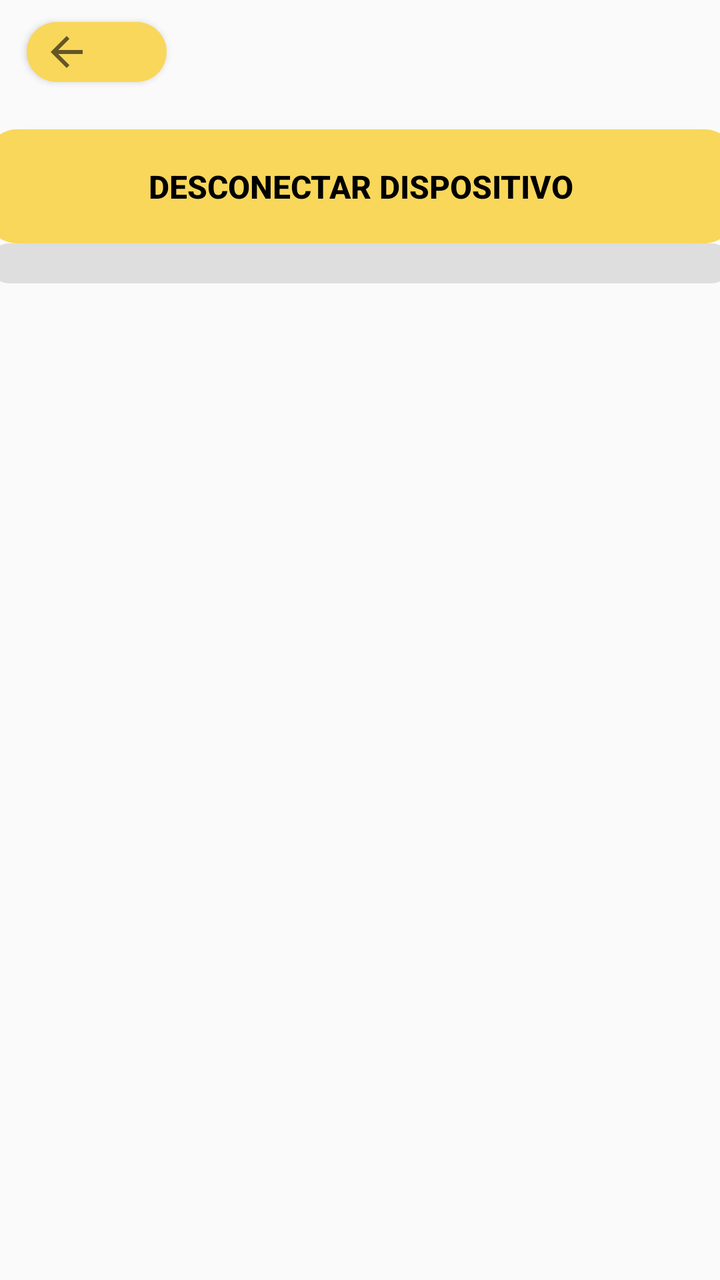
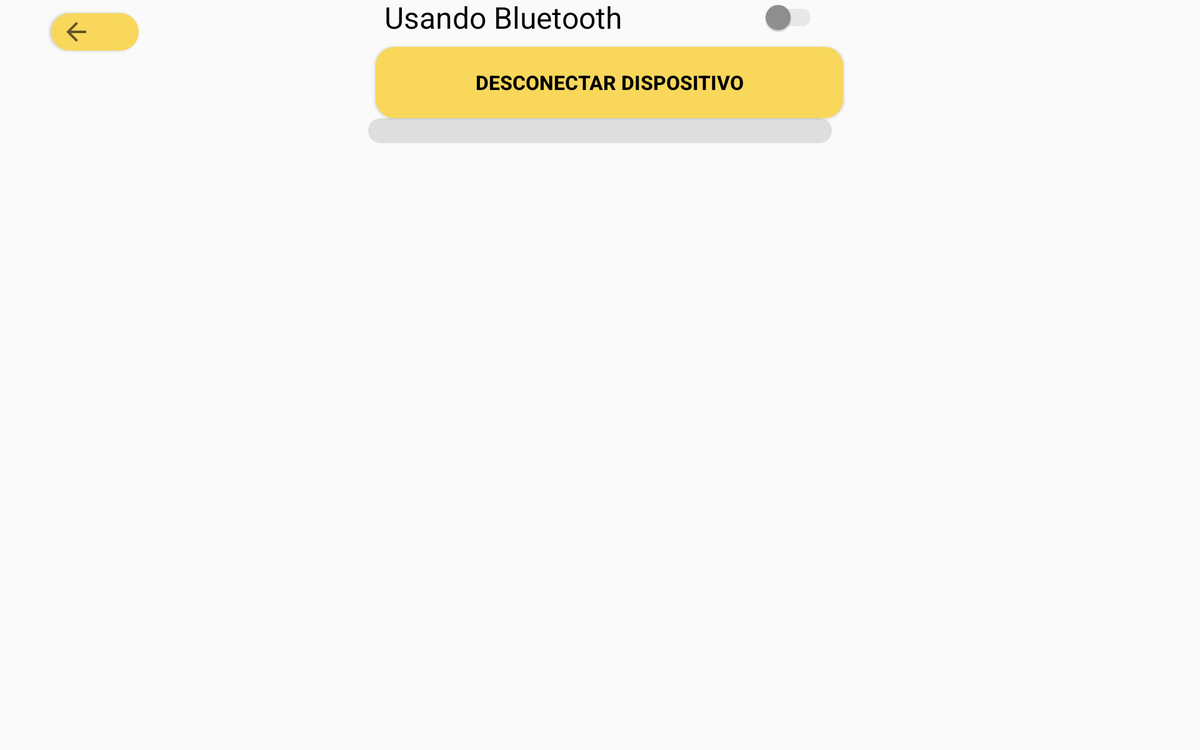

The same Android screen from two of the app's own layout files: first res/layout/ as a phone draws it, then the repository's variant for another configuration, drawn on a device whose configuration selects that folder. Both files follow.
<!-- AndroidManifest.xml: application theme Theme.Stelite_counter -->
<!-- res/layout/activity_bluetooth_screen.xml -->
<?xml version="1.0" encoding="utf-8"?>
<androidx.constraintlayout.widget.ConstraintLayout xmlns:android="http://schemas.android.com/apk/res/android"
    xmlns:app="http://schemas.android.com/apk/res-auto"
    xmlns:tools="http://schemas.android.com/tools"
    android:id="@+id/main"
    android:layout_width="match_parent"
    android:layout_height="match_parent"
    tools:context=".BluetoothScreen">


    <Button
        android:id="@+id/backButton"
        android:layout_width="70dp"
        android:layout_height="30dp"
        android:background="@drawable/back_background"
        android:drawableLeft="?attr/actionModeCloseDrawable"
        android:drawablePadding="4dp"
        android:gravity="center"
        android:padding="8dp"
        android:text=""
        app:layout_constraintBottom_toBottomOf="parent"
        app:layout_constraintEnd_toEndOf="parent"
        app:layout_constraintHorizontal_bias="0.046"
        app:layout_constraintStart_toStartOf="parent"
        app:layout_constraintTop_toTopOf="parent"
        app:layout_constraintVertical_bias="0.018" />

    <com.google.android.material.switchmaterial.SwitchMaterial
        android:id="@+id/bluetoothSwitch"
        android:layout_width="345dp"
        android:layout_height="47dp"
        android:text="Usando Bluetooth"
        android:textSize="24sp"
        android:theme="@style/SCBSwitch"
        app:layout_constraintBottom_toBottomOf="parent"
        app:layout_constraintEnd_toEndOf="parent"
        app:layout_constraintStart_toStartOf="parent"
        app:layout_constraintTop_toTopOf="parent"
        app:layout_constraintVertical_bias="0.093" />

    <Button
        android:id="@+id/disconnectButton"
        android:layout_width="374dp"
        android:layout_height="57dp"
        android:background="@drawable/back_background"
        android:gravity="center"
        android:text="@string/device_disconnect"
        android:textColor="@android:color/black"
        android:textSize="16sp"
        android:textStyle="bold"
        app:circularflow_radiusInDP="0dp"
        app:layout_constraintBottom_toTopOf="@+id/linearLayout2"
        app:layout_constraintEnd_toEndOf="parent"
        app:layout_constraintHorizontal_bias="0.513"
        app:layout_constraintStart_toStartOf="parent"
        app:layout_constraintTop_toBottomOf="@+id/bluetoothSwitch" />

    <LinearLayout
        android:id="@+id/linearLayout2"
        android:layout_width="0dp"
        android:layout_height="556dp"
        android:gravity="center|top"
        android:orientation="vertical"
        app:layout_constraintBottom_toBottomOf="parent"
        app:layout_constraintEnd_toEndOf="parent"
        app:layout_constraintHorizontal_bias="0.0"
        app:layout_constraintStart_toStartOf="parent"
        app:layout_constraintTop_toBottomOf="@+id/disconnectButton"
        app:layout_constraintVertical_bias="1.0">

        <ListView
            android:id="@+id/pairedDevicesListView"
            android:layout_width="371dp"
            android:layout_height="wrap_content"
            android:background="@drawable/list_background"
            android:divider="@android:color/transparent"
            android:dividerHeight="10dp"
            android:padding="10dp"
            android:paddingTop="10dp" />
    </LinearLayout>


</androidx.constraintlayout.widget.ConstraintLayout>
<!-- resources referenced by this layout -->
<resources>
  <!-- drawable back_background (drawable) -->
  <?xml version="1.0" encoding="utf-8"?>
  <shape xmlns:android="http://schemas.android.com/apk/res/android">
      <solid android:color="@color/yellow_light" />
      <corners android:radius="15dp" />
  </shape>
  <!-- drawable list_background (drawable) -->
  <?xml version="1.0" encoding="utf-8"?>
  <shape xmlns:android="http://schemas.android.com/apk/res/android">
      <solid android:color="@color/gray_light" />
      <corners android:radius="15dp" />
  
  </shape>
  <string name="device_disconnect">Desconectar dispositivo</string>
  <style name="SCBSwitch" parent="Theme.AppCompat.Light">
          
          <item name="colorControlActivated">#F8D75B</item>
  
          
          <item name="colorSwitchThumbNormal">#919191</item>
  
          
          <item name="android:colorForeground">#42221f1f
          </item>
      </style>
  <style name="Theme.Stelite_counter" parent="Base.Theme.Stelite_counter" />
  <color name="yellow_light">#F8D75B</color>
  <color name="gray_light">#99CCCCCC</color>
  <style name="Base.Theme.Stelite_counter" parent="Theme.AppCompat.Light.NoActionBar">
          
          
      </style>
</resources>
<!-- res/layout-sw600dp-land/activity_bluetooth_screen.xml (the repository's variant of the layout above) -->
<!-- drawn on a 7-inch tablet turned sideways -->
<?xml version="1.0" encoding="utf-8"?>
<androidx.constraintlayout.widget.ConstraintLayout xmlns:android="http://schemas.android.com/apk/res/android"
    xmlns:app="http://schemas.android.com/apk/res-auto"
    xmlns:tools="http://schemas.android.com/tools"
    android:id="@+id/main"
    android:layout_width="match_parent"
    android:layout_height="match_parent"
    tools:context=".BluetoothScreen">


    <Button
        android:id="@+id/backButton"
        android:layout_width="70dp"
        android:layout_height="30dp"
        android:background="@drawable/back_background"
        android:drawableLeft="?attr/actionModeCloseDrawable"
        android:drawablePadding="4dp"
        android:gravity="center"
        android:padding="8dp"
        android:text=""
        app:layout_constraintBottom_toBottomOf="parent"
        app:layout_constraintEnd_toEndOf="parent"
        app:layout_constraintHorizontal_bias="0.046"
        app:layout_constraintStart_toStartOf="parent"
        app:layout_constraintTop_toTopOf="parent"
        app:layout_constraintVertical_bias="0.018" />

    <com.google.android.material.switchmaterial.SwitchMaterial
        android:id="@+id/bluetoothSwitch"
        android:layout_width="345dp"
        android:layout_height="47dp"
        android:text="Usando Bluetooth"
        android:textSize="24sp"
        android:theme="@style/SCBSwitch"
        app:layout_constraintBottom_toTopOf="@+id/disconnectButton"
        app:layout_constraintEnd_toEndOf="parent"
        app:layout_constraintStart_toStartOf="parent"
        app:layout_constraintTop_toBottomOf="@+id/backButton" />

    <Button
        android:id="@+id/disconnectButton"
        android:layout_width="374dp"
        android:layout_height="57dp"
        android:background="@drawable/back_background"
        android:gravity="center"
        android:text="@string/device_disconnect"
        android:textColor="@android:color/black"
        android:textSize="16sp"
        android:textStyle="bold"
        app:circularflow_radiusInDP="0dp"
        app:layout_constraintBottom_toTopOf="@+id/linearLayout2"
        app:layout_constraintEnd_toEndOf="parent"
        app:layout_constraintHorizontal_bias="0.513"
        app:layout_constraintStart_toStartOf="parent"
        app:layout_constraintTop_toBottomOf="@+id/bluetoothSwitch" />

    <LinearLayout
        android:id="@+id/linearLayout2"
        android:layout_width="0dp"
        android:layout_height="556dp"
        android:gravity="center|top"
        android:orientation="vertical"
        app:layout_constraintBottom_toBottomOf="parent"
        app:layout_constraintEnd_toEndOf="parent"
        app:layout_constraintHorizontal_bias="0.0"
        app:layout_constraintStart_toStartOf="parent"
        app:layout_constraintTop_toBottomOf="@+id/disconnectButton"
        app:layout_constraintVertical_bias="1.0">

        <ListView
            android:id="@+id/pairedDevicesListView"
            android:layout_width="371dp"
            android:layout_height="wrap_content"
            android:background="@drawable/list_background"
            android:divider="@android:color/transparent"
            android:dividerHeight="10dp"
            android:padding="10dp"
            android:paddingTop="10dp" />
    </LinearLayout>


</androidx.constraintlayout.widget.ConstraintLayout>
